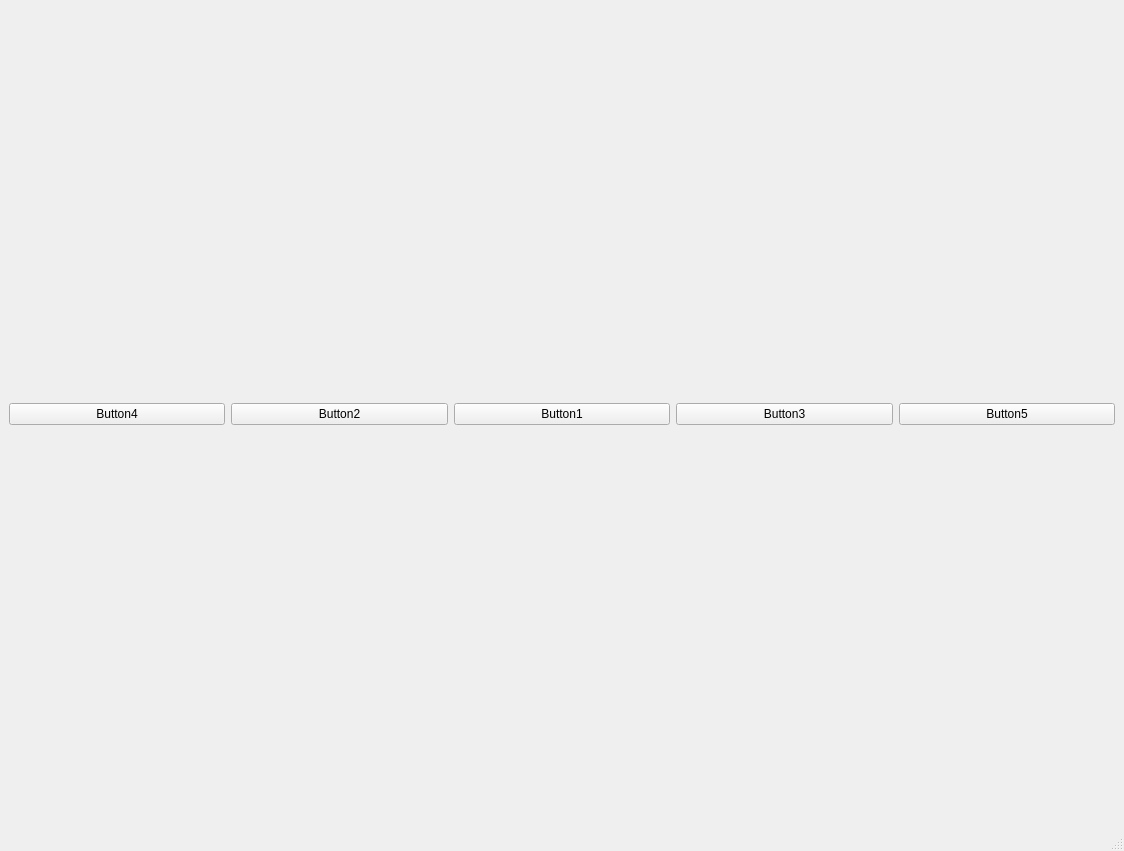
<?xml version="1.0" encoding="UTF-8"?>
<ui version="4.0">
 <class>MainWindow</class>
 <widget class="QMainWindow" name="MainWindow">
  <property name="geometry">
   <rect>
    <x>0</x>
    <y>0</y>
    <width>1124</width>
    <height>851</height>
   </rect>
  </property>
  <property name="windowTitle">
   <string>MainWindow</string>
  </property>
  <widget class="QWidget" name="centralwidget">
   <layout class="QHBoxLayout" name="horizontalLayout">
    <item>
     <widget class="QPushButton" name="pushButton_4">
      <property name="text">
       <string>Button4</string>
      </property>
     </widget>
    </item>
    <item>
     <widget class="QPushButton" name="pushButton_2">
      <property name="text">
       <string>Button2</string>
      </property>
     </widget>
    </item>
    <item>
     <widget class="QPushButton" name="pushButton">
      <property name="text">
       <string>Button1</string>
      </property>
     </widget>
    </item>
    <item>
     <widget class="QPushButton" name="pushButton_3">
      <property name="text">
       <string>Button3</string>
      </property>
     </widget>
    </item>
    <item>
     <widget class="QPushButton" name="pushButton_5">
      <property name="text">
       <string>Button5</string>
      </property>
     </widget>
    </item>
   </layout>
  </widget>
  <widget class="QMenuBar" name="menubar">
   <property name="geometry">
    <rect>
     <x>0</x>
     <y>0</y>
     <width>1124</width>
     <height>26</height>
    </rect>
   </property>
  </widget>
  <widget class="QStatusBar" name="statusbar"/>
 </widget>
 <resources/>
 <connections/>
</ui>
